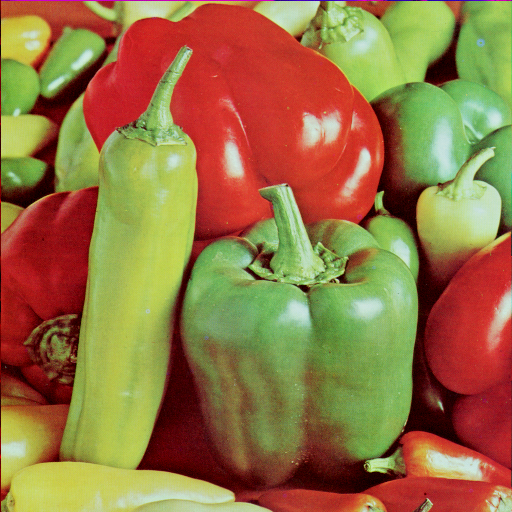
%> input picture peppers.tiff, 512 x 512 px
$ octave Q4.m   (GNU Octave 9; MATLAB toolbox functions it lacks are replaced by stand-ins)
%> lines starting %> are read from the running program, lines starting %| are printed output that depends on the picture
clc;
clear all;
close all;


img1= imread("peppers.tiff");
%> img1 is the input picture: size 512x512x3 uint8; mean R, G, B 149.8, 115.6, 66.5
figure;
imshow(img1)
title('given image-1')


M1g=img1(:,:,2);
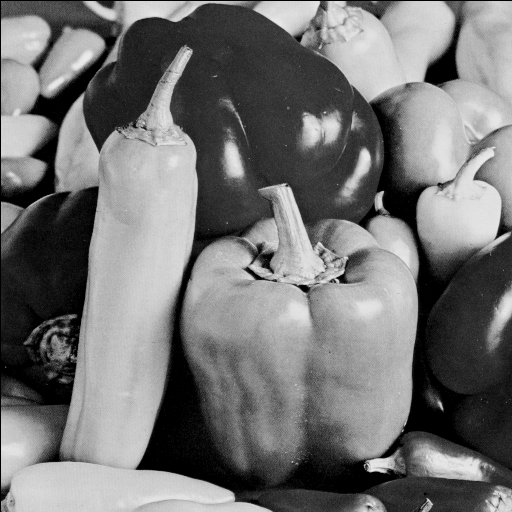
%> M1g: size 512x512 uint8; min 0, max 237, mean 115.6
figure;
imshow(M1g)
title('monochrome image (M1g) only green channel')

min = min(min(M1g));
%> min = 0
disp("minimum pixel value= " + num2str(min) )
%| minimum pixel value= 0
max = max(max(M1g));
%> max = 237
disp("maximum pixel value= " + num2str(max) )
%| maximum pixel value= 237

x=mean(mean(M1g));
%> x = 115.6
disp("mean of M1g is = " + num2str(x) )
%| mean of M1g is = 115.5683

% standard deviation finding.


 %variance

% M1g=double(M1g);
% p=sum(((M1g(:))-x).^2);
% sd=sqrt(p/numel(M1g))

M=double(M1g);
p=var(M(:));
%> p = 5631.9
sd=sqrt(p);
%> sd = 75.05

disp("standard deviation of M1g is = " + num2str(sd) )
%| standard deviation of M1g is = 75.0462

%-----------------------------------------------
% 4b)
M1=double(M1g);
x1=(((M1(:)-x)./sd)*10)+x;
x2=reshape(x1,512,[]);
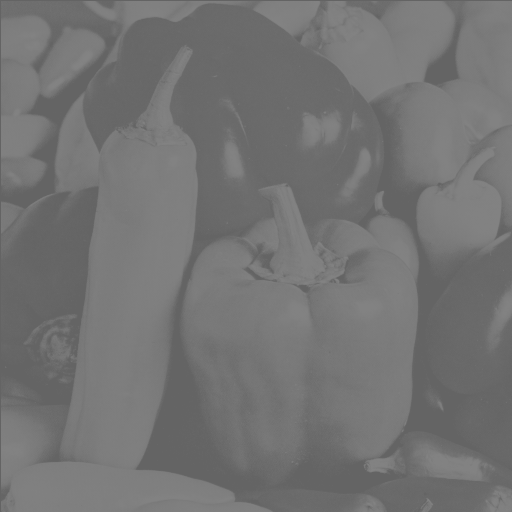
%> x2: size 512x512 double; min 100.2, max 131.7, mean 115.6
figure;
imshow(x2/255)
title('Required image after doing  required operation in question(4-b)')


%------------------------------------------
% 4c)
x3=M1g;
x3=[x3(:,[3:length(x3)]) x3(:,[1:2])];
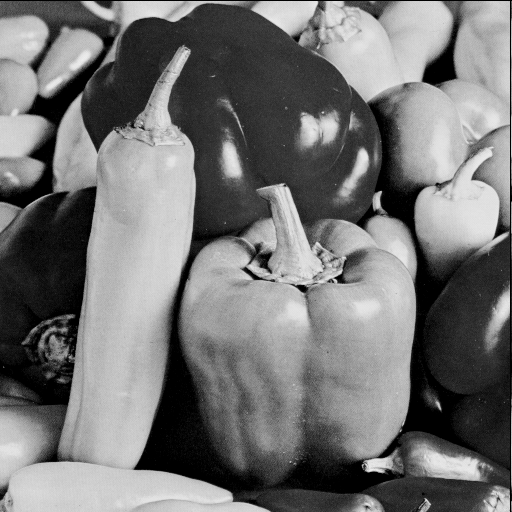
%> x3: size 512x512 uint8; min 0, max 237, mean 115.6; mean of the top-left, top-right, bottom-left and bottom-right quarters 106.4, 135, 121.4, 99.5
figure;
imshow(x3)
title('Shift M1g to the left by 2 pixels')


%------------------------------------------
% 4d)


M1g=double(M1g);
x4= (M1g-double(x3))/255;
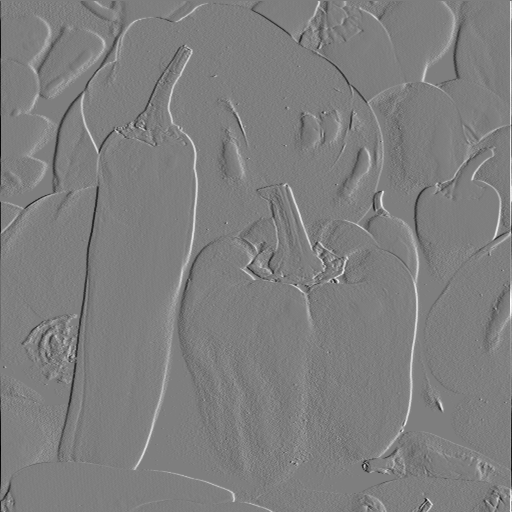
%> x4: size 512x512 double; min -0.89, max 0.898, mean 8e-20; drawn with min black and max white
x5=(x4+1)/2;
figure;
imshow(x5)
title('Subtract the shifted version of M1g from the original')

$ run again, with house.tiff copied over peppers.tiff
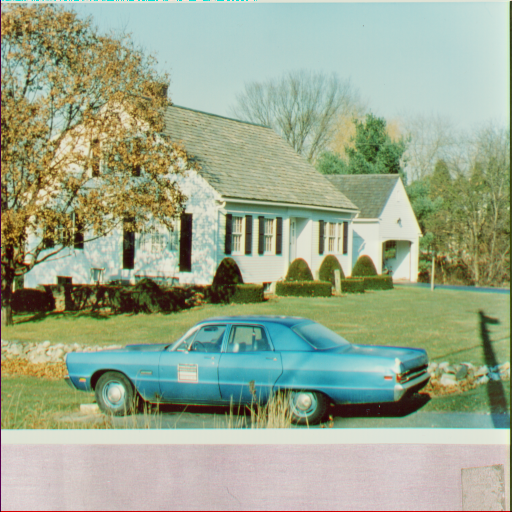
%> input picture house.tiff, 512 x 512 px
%> img1 is the input picture: size 512x512x3 uint8; mean R, G, B 155.4, 168.2, 142.2
%> `M1g=img1(:,:,2);`:
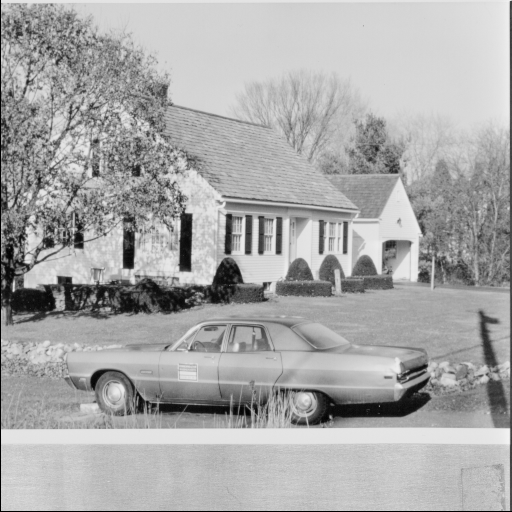
%> M1g: size 512x512 uint8; min 0, max 242, mean 168.2
%> min = 0
%| minimum pixel value= 0
%> max = 242
%| maximum pixel value= 242
%> x = 168.2
%| mean of M1g is = 168.226
%> p = 2373.6
%> sd = 48.72
%| standard deviation of M1g is = 48.7198
%> `x4= (M1g-double(x3))/255;`:
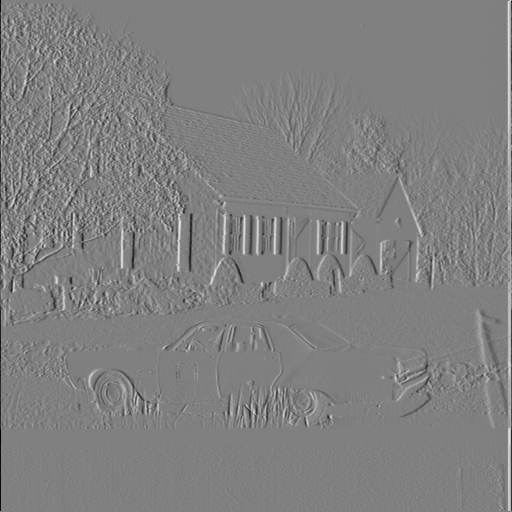
%> x4: size 512x512 double; min -0.894, max 0.882, mean 2.58e-20; drawn with min black and max white
